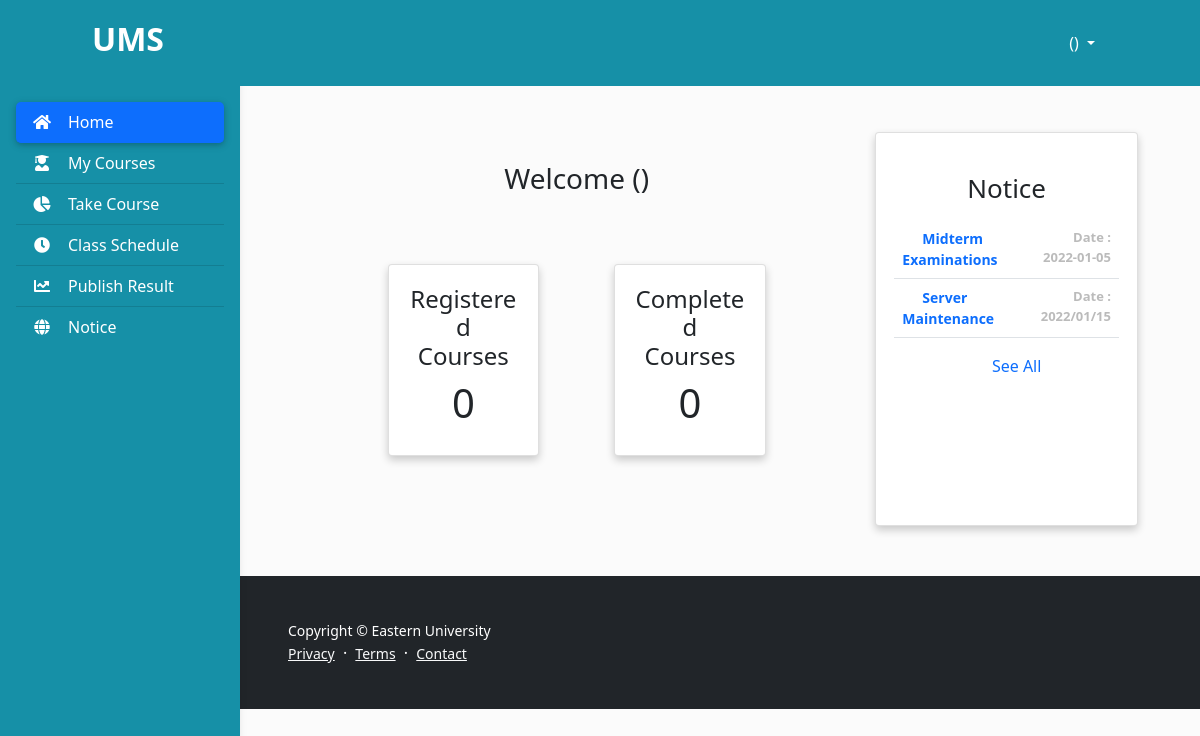
Screenshot of /student_dash.php with the database file from the repository.
### tables this page shows
CREATE TABLE `notice` (
  `notice_id` int(11) NOT NULL,
  `notice_date` varchar(50) NOT NULL,
  `notice_from` varchar(50) NOT NULL,
  `notice_to` varchar(50) NOT NULL,
  `subject` varchar(50) NOT NULL,
  `message` varchar(10000) NOT NULL
);

### student_dash.php (the view, shortened to what this page needs)
<?php
include_once("./database/config.php");
$student_id = $_SESSION['student_id'];
?>
<!DOCTYPE html>
<html lang="en">
<head>
    <link href="https://cdn.jsdelivr.net/npm/bootstrap@5.1.3/dist/css/bootstrap.min.css" rel="stylesheet"
>
    <link rel="stylesheet" href="https://pro.fontawesome.com/releases/v5.10.0/css/all.css"
 />
    <link rel="stylesheet" type="text/css" href="./includes/nav.css">
</head>
<body>
    <header>
        <nav id="sidebarMenu" class="collapse d-lg-block sidebar collapse" style="background:#1690A7; margin-top:20px">
            <div class="position-sticky">
                <div class="list-group list-group-flush mx-3 mt-4">
                    <a href="student_dash.php" class="list-group-item list-group-item-action py-2 bg-primary active"
                        aria-current="true" style="background:#1690A7;Color:white;">
                        <i class="fas fa-home fa-fw me-3"></i><span>Home</span></a>
                    <a href="student_course.php" class="list-group-item list-group-item-action py-2 "
                        style="background:#1690A7; Color:white;"><i class="fas fa-user-graduate fa-fw me-3"></i><span>My Courses</span></a>
                    <a href="student_take_course.php" class="list-group-item list-group-item-action py-2 "
                        style="background:#1690A7; Color:white;"><i class="fas fa-chart-pie fa-fw me-3"></i><span>Take Course</span></a>
                    <a href="student_schedule.php" class="list-group-item list-group-item-action py-2"
                        style="background:#1690A7; Color:white;">
                        <i class="fas fa-clock fa-fw me-3"></i><span>Class Schedule</span></a>
                    <a href="student_result.php" class="list-group-item list-group-item-action py-2 "
                        style="background:#1690A7; Color:white;"><i
                            class="fas fa-chart-line fa-fw me-3"></i><span>Publish Result</span></a>
                    <a href="student_notice_list.php" class="list-group-item list-group-item-action py-2 "
                        style="background:#1690A7; Color:white;">
                        <i class="fas fa-globe fa-fw me-3"></i><span>Notice</span></a>
                </div>
            </div>
        </nav>
        <nav id="main-navbar" class="navbar navbar-expand-lg navbar-light fixed-top"
            style="background:#1690A7; padding:15px 80px">
            <div class="container-fluid">
                <a class="navbar-brand" href="student_dash.php">
                    <h2 style="color:white; font-weight:600;">UMS</h2>
                </a>
                <div class="dropdown">
                    <a class="btn dropdown-toggle" href="#" style="color:white; font-weight:500" role="button"
                        id="dropdownMenuLink" data-bs-toggle="dropdown" aria-expanded="false">
                        <span style="padding-left:10px"><?php echo $_SESSION['username']?></span>
                    </a>
                </div>
            </div>
        </nav>
    </header>
    <main style="margin-top: 58px">
        <div class="container pt-4" style="padding-left:50px; padding-right:50px;">
            <div style="padding: 50px 0;">
                <div class="container">
                    <div class="row">
                        <div class="col-md-8">
                            <div class="" style="text-align:center;padding:30px 0px;">
                                <h3 class="card-title" style="padding-bottom:20px;">Welcome <?php echo $_SESSION['username']?></h3>
                                <div class="card-body" style="padding:20px 40px; text-align:left;font-size:18px;">
                                <div class="row" style="padding:20px">
                                        <div class="card mx-auto col-md-4"
                                            style="padding:20px; text-align:center; box-shadow: 0 4px 8px 0 rgba(0, 0, 0, 0.2);">
                                            <h4>Registered Courses</h4>
                                            <?php
                                                $sql = "SELECT DISTINCT course_code from student_course WHERE student_id='$student_id'";
                                                $result = mysqli_query($conn, $sql);
                                                $row_cnt = $result->num_rows;
                                            ?>
                                            <h1><?php echo $row_cnt?></h1>
                                        </div>
                                        <div class="card mx-auto col-md-4"
                                            style="padding:20px;text-align:center; box-shadow: 0 4px 8px 0 rgba(0, 0, 0, 0.2);">
                                            <h4>Completed Courses</h4>
                                            <?php
                                                $sql = "SELECT DISTINCT class_id from student_result WHERE student_id='$student_id'";
                                                $result = mysqli_query($conn, $sql);
                                                $row_cnt = $result->num_rows;
                                            ?>
                                            <h1><?php echo $row_cnt?></h1>
                                        </div>
                                    </div>
                                </div>
                            </div>
                        </div>
                        <div class="col-md-4">
                            <div class="card"
                                style="width:100%;height:100%;box-shadow: 0 4px 8px 0 rgba(0, 0, 0, 0.2); ">
                                <div class="row" style="padding:40px 30px">
                                    <div class="card-title">
                                        <h2 style="text-align:center; font-size:26px;">Notice</h2>
                                    </div>
                                    <table class="table">
                                        <tbody>
                                            <?php
                                    $sql = "SELECT * from notice order by notice_id desc limit 6;";
                                    $result = mysqli_query($conn, $sql);
                                    if($result){
                                        while($row=mysqli_fetch_assoc($result)){
                                            $notice_id=$row['notice_id'];
                                            $notice_date=$row['notice_date'];
                                            $subject=$row['subject'];
                                            echo '<tr>
                                            <td style="font-size:14px; font-weight:600; "><a href="student_notice_view.php?notice_id='.$notice_id.'" style="text-decoration:none; "> <span style="padding-left:20px;">'.$subject.'</span><a></td>
                                            <td style="font-size:13px;font-weight:600;color:#bbb;text-align:right;"> Date :<br>'.$notice_date.'</td>
                                            </tr>';
                                        }
                                    }
                                    ?>
                                        </tbody>
                                    </table>
                                    <div style="text-align:center;">
                                        <a href="student_notice_list.php" style="text-decoration:none;"> <span
                                                style="padding-left:20px;font-weight:500;">See All</span><a>
                                    </div>
                                </div>
                            </div>
                        </div>
                    </div>
                </div>
            </div>
        </div>
        <?php include_once("./templates/footer.php");?>
    </main>
</body>
</html>

### includes/nav.css (style rules this page uses)
body { background-color: #fbfbfb; }
@media (min-width: 991.98px) { main { padding-left: 240px; } }
.sidebar { position: fixed; top: 0; bottom: 0; left: 0; padding: 58px 0 0; box-shadow: 0 2px 5px 0 rgb(0 0 0 / 5%), 0 2px 10px 0 rgb(0 0 0 / 5%); width: 240px; z-index: 600; }
.sidebar .active { border-radius: 5px; box-shadow: 0 2px 5px 0 rgb(0 0 0 / 16%), 0 2px 10px 0 rgb(0 0 0 / 12%); }

### rows the page displays
notice: subject "Midterm Examinations", notice_date "2022-01-05"
notice: subject "Server Maintenance", notice_date "2022/01/15"

### other values shown
$_SESSION['username'] "()"
$row_cnt "0"
